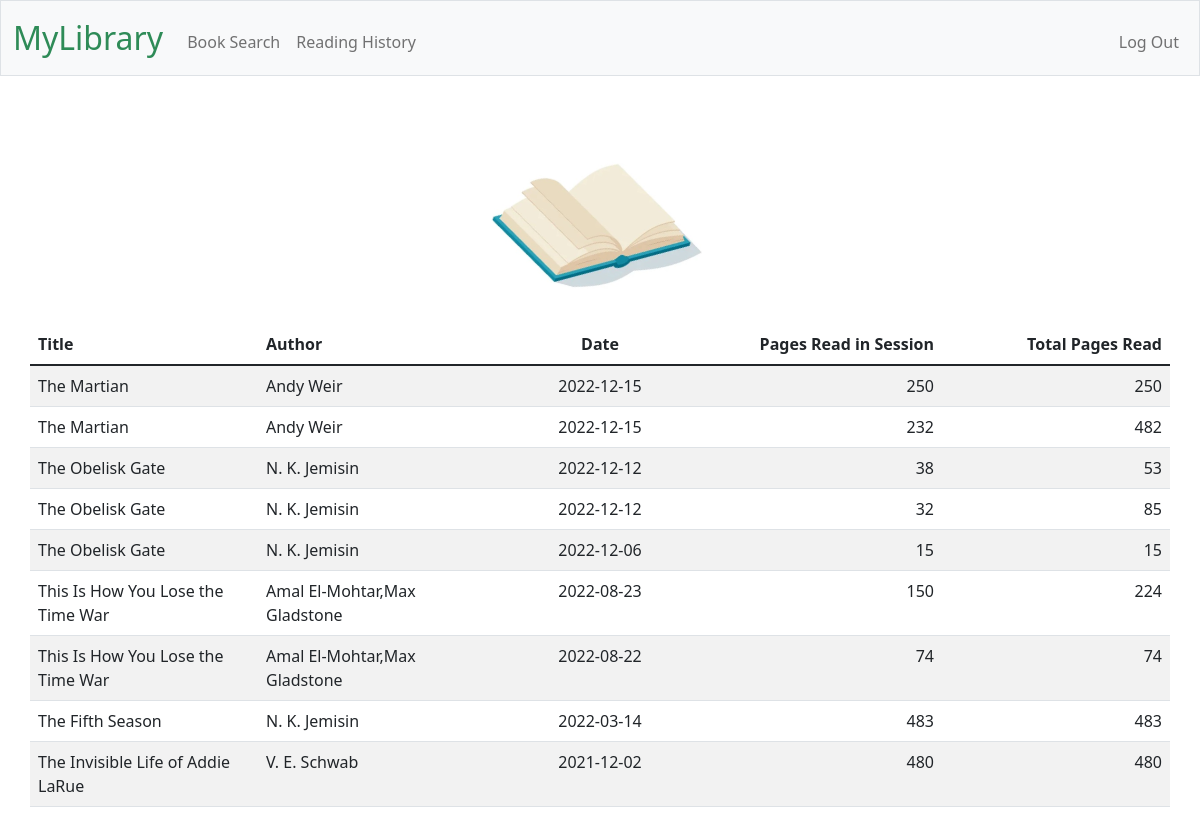
The app's page /history (signed in) with its own data.
### tables this page shows
CREATE TABLE 'log' (
id int,
title text,'pagesRead' INT int,'date' datetime
, 'author' TEXT, 'pagesSession' INTEGER);

### app.py (the view)
@app.route("/history")
@login_required
def history():
    id = session["user_id"]
    log = db.execute("SELECT * FROM log WHERE id = ?", id)
    return render_template("history.html", log=log)

### app.py (called while the page is built)
@app.after_request
def after_request(response):
    response.headers["Cache-Control"] = "no-cache, no-store, must-revalidate"
    response.headers["Expires"] = 0
    response.headers["Pragma"] = "no-cache"
    return response

### helpers.py (called while the page is built)
def login_required(f):
    @wraps(f)
    def decorated_function(*args, **kwargs):
        if session.get("user_id") is None:
            return redirect("/login")
        return f(*args, **kwargs)
    return decorated_function

### templates/history.html (shortened to what this page needs)
{% extends "layout.html" %}
{% block main %}
<div>
    <img class="booklog" src="static/placeholder.jpg" alt="book">
</div>
    <table class="container py-5 text-center table table-striped">
        <thead>
            <tr>
                <th class="text-start">Title</th>
                <th class="text-start">Author</th>
                <th class="text-center">Date</th>
                <th class="text-end">Pages Read in Session</th>
                <th class="text-end">Total Pages Read</th>
            </tr>
        </thead>
        <tbody>
            {% for title in log|sort(attribute='date', reverse = True) %}
            <tr>
                <td class="text-start">{{ title["title"] }}</td>
                <td class="text-start">{{ title["author"] }}</td>
                <td class="text-center">{{ title["date"] }}</td>
                <td class="text-end">{{ title["pagesSession"] }}</td>
                <td class="text-end">{{ title["pagesRead"] }}</td>
            </tr>
            {% endfor %}
        </tbody>
    </table>
{% endblock %}

### templates/layout.html (shortened to what this page needs)
<!DOCTYPE html>
<html lang="en">
    <head>
        <link href="https://cdn.jsdelivr.net/npm/bootstrap@5.1.3/dist/css/bootstrap.min.css" rel="stylesheet">
        <link href="/static/styles.css" rel="stylesheet">
        <link href="https://cdn.jsdelivr.net/npm/bootstrap@5.0.2/dist/css/bootstrap.min.css" rel="stylesheet">
        <link href="/static/search-styles.css" rel="stylesheet">
    </head>
    <body>
        <nav class="bg-light border navbar navbar-expand-md navbar-light">
            <div class="container-fluid">
                <a class="navbar-brand" href="/"><span class="seagreen">MyLibrary</span></a>
                <div class="collapse navbar-collapse" id="navbar">
                    {% if session["user_id"] %}
                        <ul class="navbar-nav me-auto mt-2">
                            <li class="nav-item"><a class="nav-link" href="/search">Book Search</a></li>
                            <li class="nav-item"><a class="nav-link" href="/history">Reading History</a></li>
                        </ul>
                        <ul class="navbar-nav ms-auto mt-2">
                            <li class="nav-item"><a class="nav-link" href="/logout">Log Out</a></li>
                        </ul>
                    {% else %}
                        <ul class="navbar-nav ms-auto mt-2">
                            <li class="nav-item"><a class="nav-link" href="/register">Register</a></li>
                            <li class="nav-item"><a class="nav-link" href="/login">Log In</a></li>
                        </ul>
                    {% endif %}
                </div>
            </div>
        </nav>
        <main class="container-fluid py-5 text-center">
            {% block main %}{% endblock %}
        </main>
    </body>
</html>

### static/styles.css (style rules this page uses)
nav .navbar-brand { font-size: xx-large; }
nav .navbar-brand .seagreen { color: seagreen; }
.booklog { height: 200px; padding: 30px; rotate: 15deg; }
td { word-wrap: break-word; width: 10%; }

### static/search-styles.css (style rules this page uses)
body { text-align: center; }

### records on screen
log: title "The Martian", author "Andy Weir", date "2022-12-15", pagesSession "250", pagesRead "250"
log: title "The Martian", author "Andy Weir", date "2022-12-15", pagesSession "232", pagesRead "482"
log: title "The Obelisk Gate", author "N. K. Jemisin", date "2022-12-12", pagesSession "38", pagesRead "53"
log: title "The Obelisk Gate", author "N. K. Jemisin", date "2022-12-12", pagesSession "32", pagesRead "85"
log: title "The Obelisk Gate", author "N. K. Jemisin", date "2022-12-06", pagesSession "15", pagesRead "15"
log: title "This Is How You Lose the Time War", author "Amal El-Mohtar,Max Gladstone", date "2022-08-23", pagesSession "150", pagesRead "224"
log: title "This Is How You Lose the Time War", author "Amal El-Mohtar,Max Gladstone", date "2022-08-22", pagesSession "74", pagesRead "74"
log: title "The Fifth Season", author "N. K. Jemisin", date "2022-03-14", pagesSession "483", pagesRead "483"
log: title "The Invisible Life of Addie LaRue", author "V. E. Schwab", date "2021-12-02", pagesSession "480", pagesRead "480"
